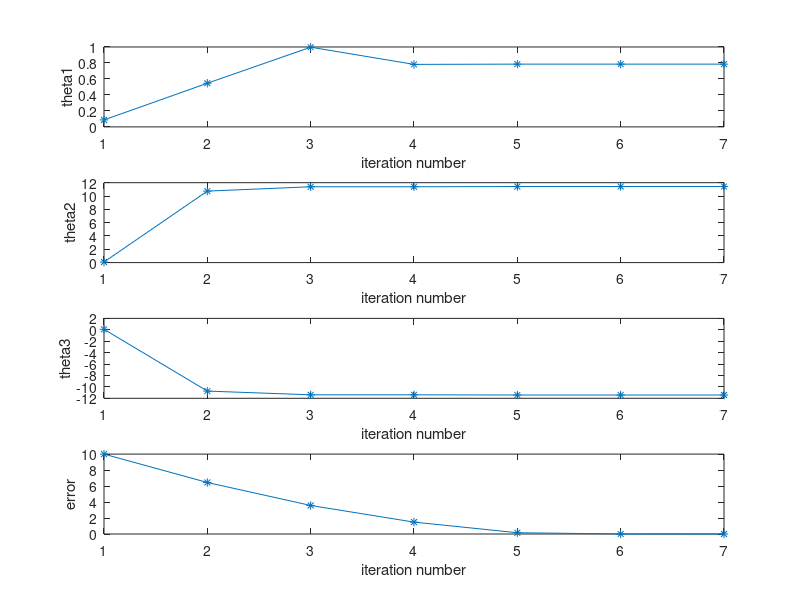
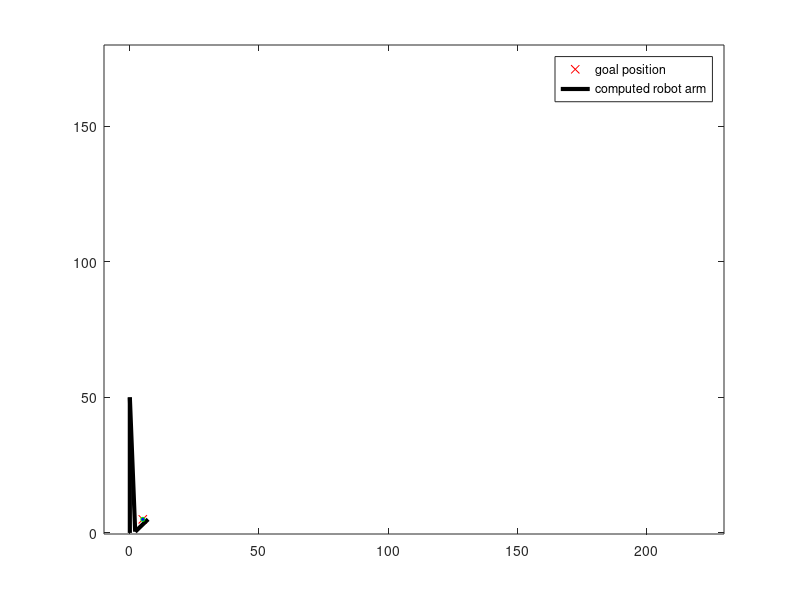

Write MATLAB code to recreate these figures, in order.
clear all;
clc;
close all;

nmax = 100;
max_error = 1e-3;

%initialization
ii = 1;
error(ii)=10;

xe = input('enter xe: ');
ye = input ('enter ye: ');
ze = input ('enter ze: ');

%input robot arm length
D1 = input ('enter length D1: ');
L1 = input ('enter length L1: ');
L2 = input ('enter length L2: ');


%initial guess for angles
% theta1(ii) = pi*input('enter initial guess for theta 1 in deg: ')/180;
theta1(ii) = pi*input('enter initial guess for theta 1 (deg): ')/180;
theta2(ii) = pi*input('enter initial guess for theta 2 (deg): ')/180;
theta3(ii) = pi*input('enter initial guess for theta 3 (deg): ')/180;



f1 = cos(theta1(ii))*(L2*cos(theta2(ii) + theta3(ii)) + L1*cos(theta2(ii))) - xe;
f2 = sin(theta1(ii))*(L2*cos(theta2(ii) + theta3(ii)) + L1*cos(theta2(ii))) - ye;
f3 = D1 + L1*sin(theta2(ii)) + L2*sin(theta3(ii)) - ze;



% Recursive Loop
while(ii<nmax) && (error(ii)>max_error)
     J = [-sin(theta1(ii))*(L2*cos(theta2(ii) + theta3(ii)) + L1*cos(theta2(ii))), -cos(theta1(ii))*(L2*sin(theta2(ii) + theta3(ii)) + L1*sin(theta2(ii))), -L2*sin(theta2(ii) + theta3(ii))*cos(theta1(ii));
          cos(theta1(ii))*(L2*cos(theta2(ii) + theta3(ii)) + L1*cos(theta2(ii))), -sin(theta1(ii))*(L2*sin(theta2(ii) + theta3(ii)) + L1*sin(theta2(ii))), -L2*sin(theta2(ii) + theta3(ii))*sin(theta1(ii));
          0,L1*cos(theta2(ii)),L2*cos(theta3(ii))];

     fx = [cos(theta1(ii))*(L2*cos(theta2(ii) + theta3(ii)) + L1*cos(theta2(ii))) - xe;sin(theta1(ii))*(L2*cos(theta2(ii) + theta3(ii)) + L1*cos(theta2(ii))) - ye;D1 + L1*sin(theta2(ii)) + L2*sin(theta3(ii)) - ze]
     theta = [theta1(ii);theta2(ii);theta3(ii)]-inv(J)*fx;
     ii = ii + 1;
     theta1(ii)=theta(1);
     theta2(ii)=theta(2);
     theta3(ii)=theta(3);
 
     error(ii)=norm(fx);
end

%plot the results
figure;
title('Inverse Kinematics solution for 2DOF planar arm using Newton-Raphson method');
subplot(4,1,1);
plot(theta1,'*-');
xlabel('iteration number');
ylabel('theta1');
subplot(4,1,2);
plot(theta2,'*-');
xlabel('iteration number');
ylabel('theta2');
subplot(4,1,3);
plot(theta3,'*-');
xlabel('iteration number');
ylabel('theta3');
subplot(4,1,4);
plot(error,'*-');
xlabel('iteration number');
ylabel('error');

disp('theta1: ');
disp(rad2deg(theta1(end)));
disp('theta2: ');
disp(rad2deg(theta2(end)));
disp('theta3: ');
disp(rad2deg(theta3(end)));

%visualize the results
figure;
plot(xe,ze,'rx','MarkerFaceColor',[1 0 0]);
hold on;
line([0 0 L1*cos(theta2(end)) L1*cos(theta2(end))+L2*cos(theta2(end)+theta3(end))],[0 50 D1+L1*sin(theta2(end)) D1+L1*sin(theta2(end))+L2*sin(theta3(end))],'LineWidth',3,'Color','k');
plot(xe,ze,'go','MarkerSize',3,'MarkerFaceColor',[0 0 1]);
xlim([-10 230]);
ylim([-0.4 180]);
legend('goal position','computed robot arm');